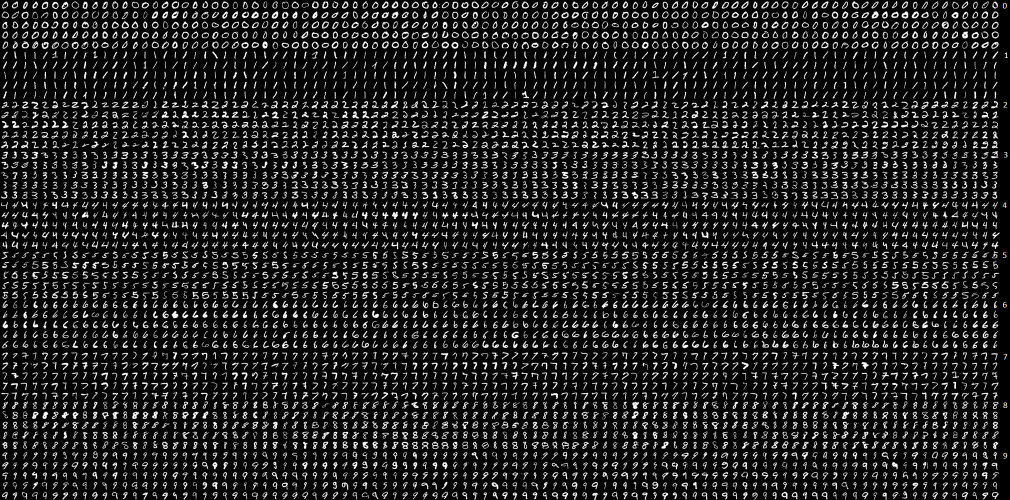
#> input picture digits_modified.png, 2020 x 1000 px (shown at 1/2 size)
$ python OCR_1.py   (Python 2 division)
#> lines starting #> are read from the running program, lines starting #| are printed output that depends on the picture; after the words box and inside, x2 and y2 are one past the last pixel; in counts of white or black regions, pixels touching at a corner belong together
import numpy as np
import cv2

# Summary
# -------
# Digit OCR using kNN
# Modified from http://docs.opencv.org/trunk/doc/py_tutorials/py_ml/py_knn/py_knn_opencv/py_knn_opencv.html
#
# Extracts digits from image by contour
# Crops digit to bounding rectangle
# Resizes and pads image, while maintaining aspect ratio
# Uses pixel values as features for training/recognition
# Uses kNN for classification
#
# Useful Resources
# ----------------
# 1 - http://docs.opencv.org/trunk/doc/py_tutorials/py_ml/py_knn/py_knn_understanding/py_knn_understanding.html
# 2 - http://docs.opencv.org/trunk/doc/py_tutorials/py_ml/py_knn/py_knn_opencv/py_knn_opencv.html
#
# Usage
# -----
# Run this python file to generate data file
#
# Use loadData() to load data file
# Use recognizeCharacter() to recognize a character, by passing in a digit cropped to bounding rectangle.
#

class OCR:
	knn = cv2.KNearest()
	train_data = []
	train_labels = []

	SZ=20
	affine_flags = cv2.WARP_INVERSE_MAP|cv2.INTER_LINEAR

	def processTrainingImage(self):
		img = cv2.imread('digits_modified.png')
#> img is the input picture: shape (1000, 2020, 3); mean B, G, R 33.5, 33.5, 33.5
		gray = cv2.cvtColor(img,cv2.COLOR_BGR2GRAY)
		#_,gray = cv2.threshold(gray,0,255,cv2.THRESH_BINARY)

		train_data = []
		train_labels = []

		# get contours
		contours, hierarchy = cv2.findContours(gray.copy(), cv2.RETR_EXTERNAL, cv2.CHAIN_APPROX_SIMPLE)
#> contours = 5121 contours, 111 with area under 20; largest, box (x1, y1, x2, y2) and area: (1883, 42, 1898, 58) 176, (343, 2, 358, 18) 176, (1163, 62, 1178, 78) 170, (42, 23, 58, 38) 169, (1123, 883, 1138, 898) 168
		for i in contours:
		    area = cv2.contourArea(i)
		    [x,y,w,h] = cv2.boundingRect(i)
		    if area>18:
				label = int(y/100)

				digit_image = gray[y:y+h,x:x+w]
				digit_image = self.resizeToSquare(digit_image)
				digit_image = self.deskew(digit_image)
				data = digit_image.reshape(20*20)

				train_data.append(data)
				train_labels.append(label)
#> this loop made 5121 passes
#> (area, x, y, ratio in resizeToSquare, skew in deskew, M in deskew) on passes 3 to 11: (80, 1184, 985, 1.07, -0.0205, [[1, -0.0205, 0.205], [0, 1, 0]]), (121, 1983, 984, 1.07, -0.0474, [[1, -0.0474, 0.474], [0, 1, 0]]), (93, 1964, 984, 1, -0.307, [[1, -0.307, 3.07], [0, 1, 0]]), (57, 1945, 984, 1.07, 0.432, [[1, 0.432, -4.32], [0, 1, 0]]), (111.5, 1923, 984, 1.07, -0.17, [[1, -0.17, 1.7], [0, 1, 0]]), (71.5, 1904, 984, 1.07, 0.236, [[1, 0.236, -2.36], [0, 1, 0]]), (91, 1884, 984, 1.07, -0.347, [[1, -0.347, 3.47], [0, 1, 0]]), (97, 1864, 984, 1.07, -0.232, [[1, -0.232, 2.32], [0, 1, 0]]), (80.5, 1844, 984, 1.07, -0.101, [[1, -0.101, 1.01], [0, 1, 0]])
#> pass 3, in resizeToSquare, `image_resized = cv2.copyMakeBorder(image_resized, padding, padding, pa..`:
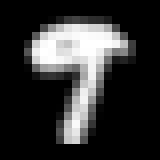
#> image_resized: shape (20, 20) (shown 8 times larger); min 0, max 255, mean 50.2

		train_data = np.array(train_data).astype(np.float32)
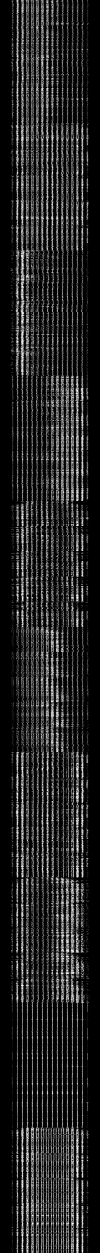
#> train_data: shape (5012, 400) float32 (shown at 1/4 size); min 0, max 255, mean 36.5
		self.train_data = train_data
		self.train_labels = train_labels

		print "Processed", len(self.train_labels), "characters."
#| Processed 5012 characters.


	def saveData(self):
		np.savez('knn_digit_data_1.npz',train_data=self.train_data, train_labels=self.train_labels)


	def loadData(self):
		with np.load('knn_digit_data_1.npz') as data:
			self.train_data = data['train_data']
			self.train_labels = data['train_labels']
		self.knn.train(np.array(self.train_data), np.array(self.train_labels))


	# img takes in image of character cropped to its bounding rectangle
	def recognizeCharacter(self, img):
		feature = self.resizeToSquare(img)
		feature = self.deskew(feature)
		feature = feature.reshape(1, 20*20)
		feature = np.float32(feature)
		ret,result,neighbours,dist = self.knn.find_nearest(feature, k=5)
		return result[0][0]


	# Resize image to a square. Maintains scale and pads edges if necessary.
	def resizeToSquare(self, image, length=16, padding=2):
		(h, w) = image.shape
		ratio = min(float(length)/float(w), float(length)/float(h))
		image_resized = cv2.resize(image, (0,0), fx=ratio, fy=ratio)
		(h, w) = image_resized.shape
		if (h, w) != (length, length):
			image_resized = cv2.copyMakeBorder(image_resized, (length-h)/2, 0, (length-w)/2, 0, cv2.BORDER_CONSTANT, value=0)
		(h, w) = image_resized.shape
		if (h, w) != (length, length):
			image_resized = cv2.copyMakeBorder(image_resized, 0, length-h, 0, length-w, cv2.BORDER_CONSTANT, value=0)
		image_resized = cv2.copyMakeBorder(image_resized, padding, padding, padding, padding, cv2.BORDER_CONSTANT, value=0)
		return image_resized

	def deskew(self, img):
		m = cv2.moments(img)
		if abs(m['mu02']) < 1e-2:
			return img.copy()
		skew = m['mu11']/m['mu02']
		M = np.float32([[1, skew, -0.5*self.SZ*skew], [0, 1, 0]])
		img = cv2.warpAffine(img,M,(self.SZ, self.SZ),flags=self.affine_flags)
		return img

if __name__ == '__main__':
	ocr = OCR()
	ocr.processTrainingImage()
	ocr.saveData()
